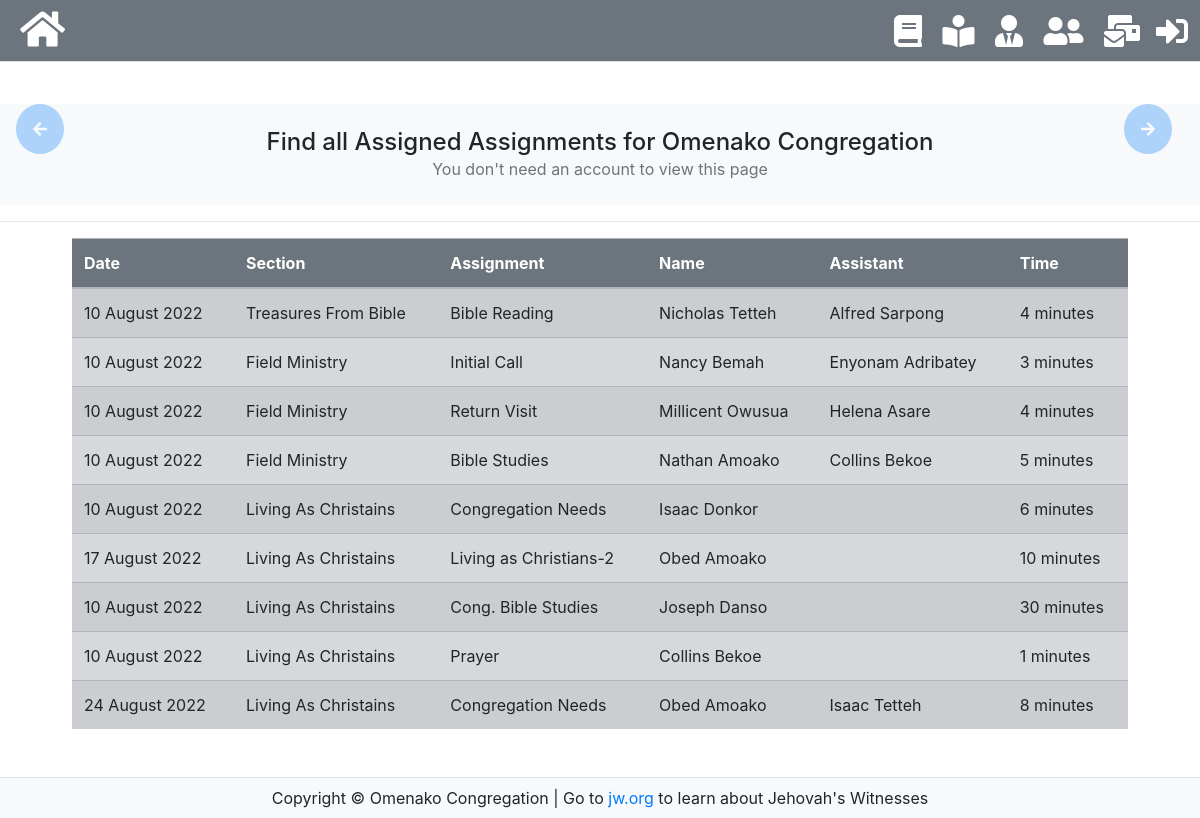
/assignments, run on an earlier commit of the app's database.
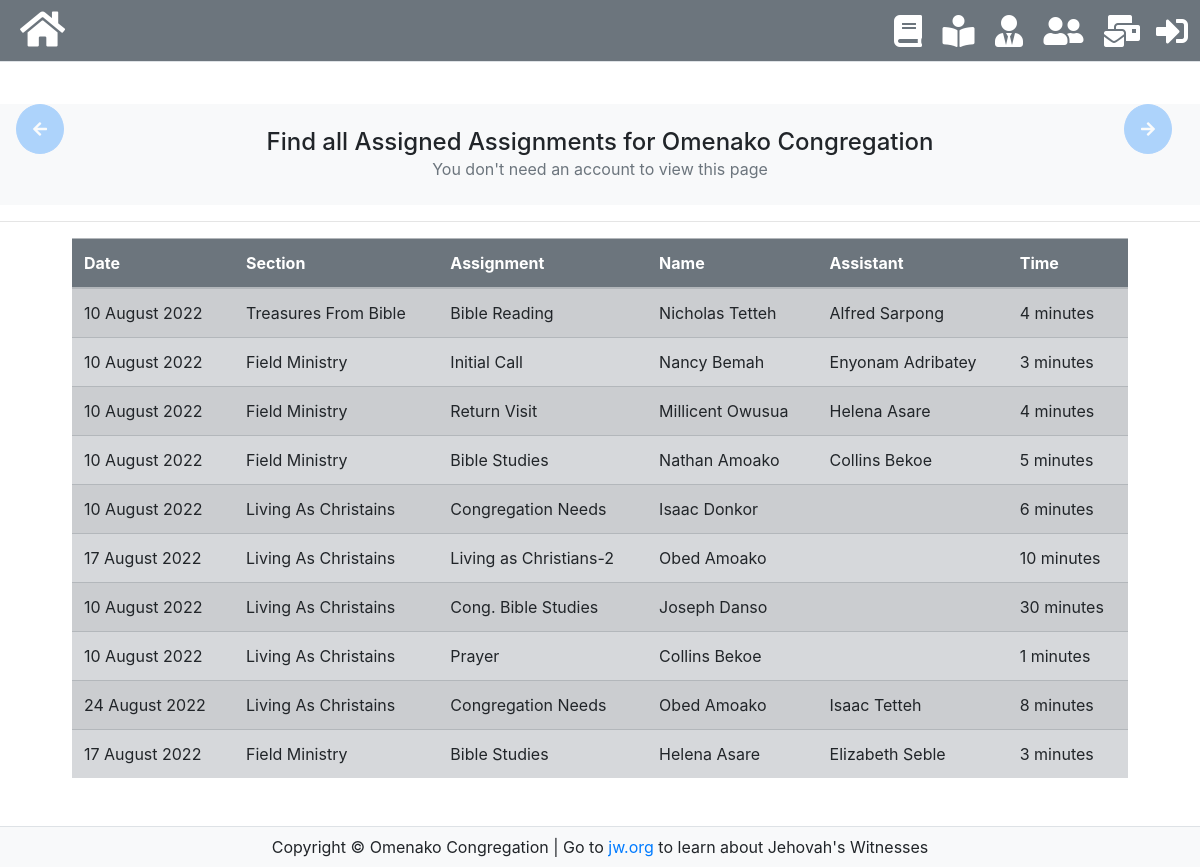
And on a later commit of the database.
### models.py (models this page shows, shortened)
class Assignment(db.Model):
    id = db.Column(db.Integer(), db.Identity(start=1, cycle=True), primary_key=True)
    date = db.Column(db.String())
    section = db.Column(db.String(50))
    typ = db.Column(db.String(50))
    name = db.Column(db.String(50))
    assist = db.Column(db.String(50))
    tim = db.Column(db.Integer())

### utils.py (the view)
@app.route('/assignments')
def assignments():
    assign = Assignment.query.all()
    return render_template('assignments.html', title='Assignments', assignments=assign)

### templates/assignments.html (shortened to what this page needs)
{% extends "base.html" %}
{% block content %}
<h4 class="pt-4 text-center mx-auto bg-light mb-0" >Find all Assigned Assignments for Omenako Congregation</h4>
      <p class="pb-4 bg-light pt-0 text-center text-secondary">You don't need an account to view this page</p><hr>
<table class="table table-secondary table-hover table-striped mx-auto mw-100" style="width: 88%;">
  <thead class="sticky-top bg-secondary text-white"style='top: 48px;'>
    <tr>
      <th scope="col">Date</th>
      <th scope="col">Section</th>
      <th scope="col">Assignment</th>
      <th scope="col">Name</th>
      <th scope="col">Assistant</th>
      <th scope="col">Time</th>
    </tr>
  </thead>
  <tbody>
    {% for ass in assignments %}
      <tr>
          <td>{{ ass.date }}</td>
          <td>{{ ass.section }} </td>
          <td>{{ ass.typ }} </td>
          <td>{{ ass.name }}</td>
          <td>{{ ass.assist }}</td>
          <td>{{ ass.tim }} minutes</td>
      </tr>
      {% endfor %}
  </tbody>
</table>
{% endblock %}

### templates/base.html (shortened to what this page needs)
<!DOCTYPE html>
<html>
    <head>
        <link rel= "stylesheet" type= "text/css" href="">
        <link href="https://stackpath.bootstrapcdn.com/bootstrap/4.4.1/css/bootstrap.min.css" rel="stylesheet">
        <link href="https://cdnjs.cloudflare.com/ajax/libs/font-awesome/5.10.0/css/all.min.css" rel="stylesheet">
    </head>
    <body>
        <div class="navbar bg-secondary absolute-top p-1 fixed-top border-bottom">
            <div class="nav-left navbar-brand text-white">
                <a class="text-white fa fa-home fa-2x ml-3" href="/"></a>
            </div>
           <div class="text-white">
              <a class="nav-item text-white p-2 fa fa-book fa-2x" title="Assignments" href="/assignments"></a>
              <a class="nav-item text-white p-2 fa fa-book-reader fa-2x" title="Readers" href='{{ url_for("readers") }}' target="_blank"></a>
              <a class="nav-item text-white p-2 fa fa-user-tie fa-2x" href='{{ url_for("field_lead") }}' title="Field Service Leaders" target="_blank"></a>
              <a class="nav-item text-white p-2 fa fa-user-friends fa-2x" title="All Users" href="/users"></a>
              <a class="nav-item text-white p-2 fa fa-mail-bulk fa-2x" title="Notice Board" href='{{ url_for("notices") }}'></a>
              {% if current_user.is_active %}
              <a href="{{ url_for('profile')}}" class="nav-item text-white p-2 fa fa-id-card fa-2x mr-2"
              title="Your Profile"></a>
              <a class="float-right nav-item text-white p-2 fa fa-sign-out-alt fa-2x" title="Log Out" href='{{ url_for("logout") }}'></a>
              {% else %}
              <a class="float-right nav-item text-white p-2 fa fa-2x fa-sign-in-alt"title='Log In' href='{{ url_for("login") }}'></a>
              {% endif %}
            </div>
        </div>
        <div class="my-5 py-1"></div>
        <div class="float-left position-fixed text-white btn btn-primary p-3 fa fa-arrow-left rounded-circle ml-3" title="Go back"
        onclick="history.back()"style='opacity: .3;'></div>
        <div class="float-right position-fixed text-white btn btn-primary p-3 fa fa-arrow-right rounded-circle mr-3" title="Go forward" onclick="history.forward()"
         style="right: 12px; opacity: .3;"></div>
        {% block content %}
        {% endblock %}
    </body>
    <footer class="footer text-center p-2 mt-5 mx-auto bg-light border-top relative">
        Copyright &copy; Omenako Congregation | Go to <a href="https://www.jw.org">jw.org</a>
        to learn about Jehovah's Witnesses
    </footer>
</html>

What changed in the data, as far as the page shows it:
added Assignment: date "17 August 2022", section "Field Ministry", typ "Bible Studies", name "Helena Asare", assist "Elizabeth Seble", tim "3"
